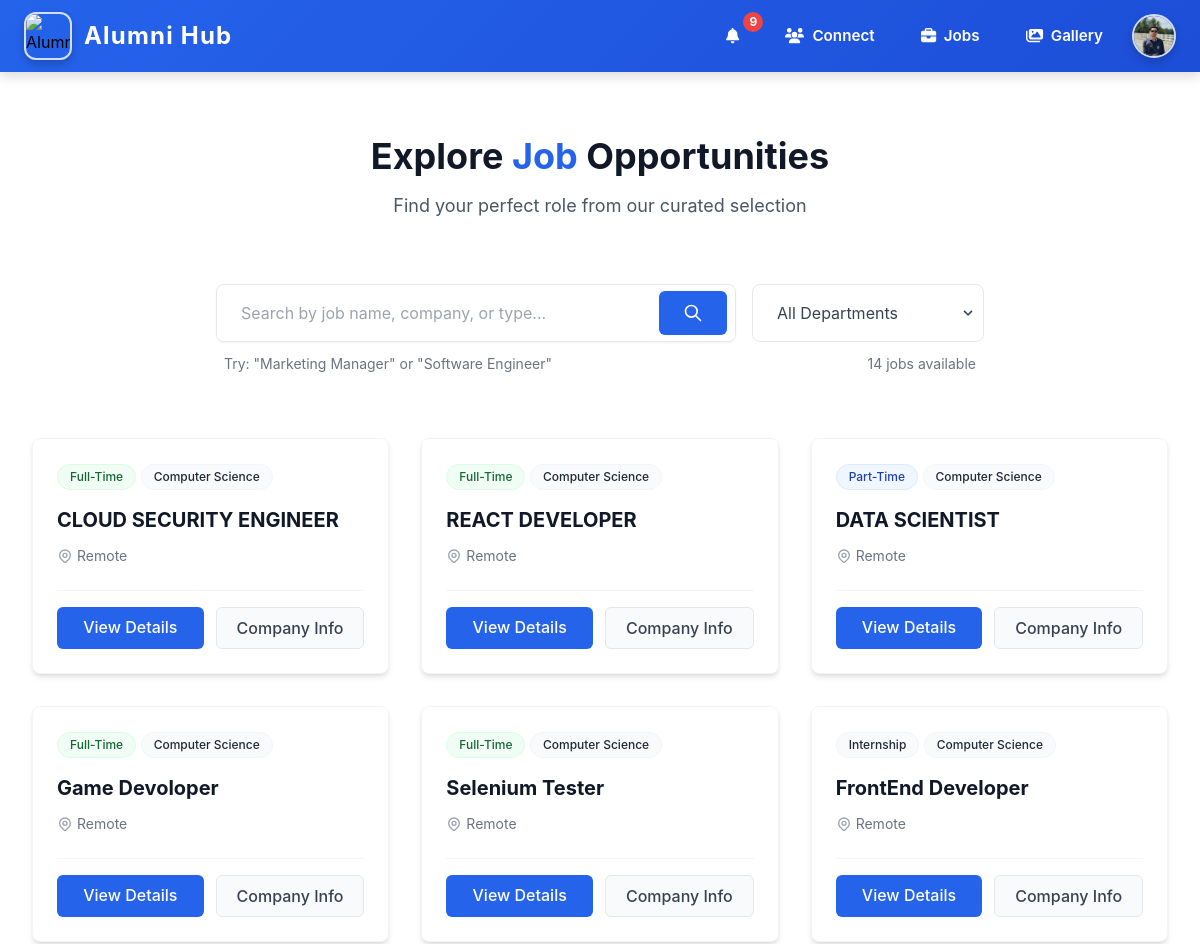
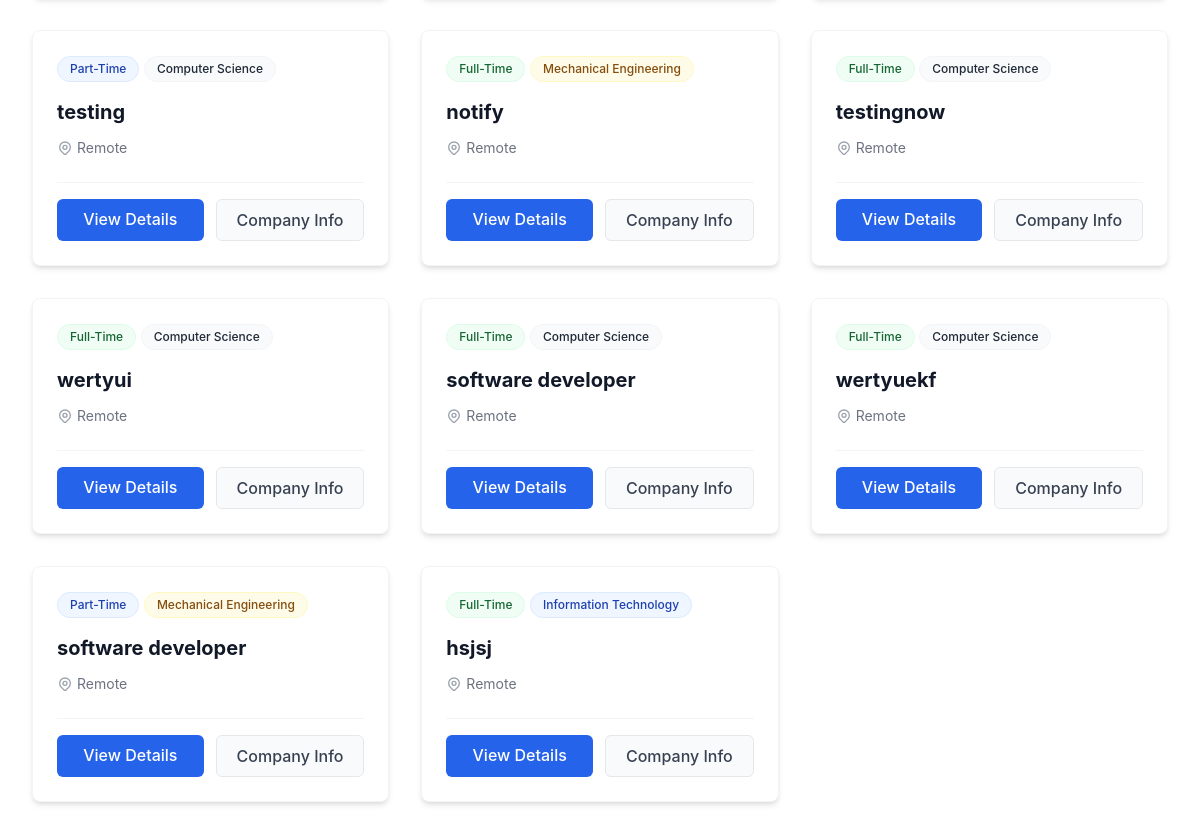
Page /jobs/ (signed in) on the committed database (2 pictures, top to bottom).
### myapp/models.py (models this page shows, shortened)
class User(AbstractUser):
    is_alumni = models.BooleanField(default=False)
    is_student = models.BooleanField(default=False)
    groups = models.ManyToManyField(Group, related_name="custom_user_groups", blank=True)
    user_permissions = models.ManyToManyField(Permission, related_name="custom_user_permissions", blank=True)

class StudentProfile(models.Model):
    user = models.OneToOneField(User, on_delete=models.CASCADE, related_name='student_profile')
    enrollment_year = models.PositiveIntegerField()
    major = models.CharField(max_length=255)
    resume = models.FileField(upload_to='resumes/', blank=True, null=True)
    profile_picture = models.ImageField(upload_to='profile_pics/', blank=True, null=True)

class JobPost(models.Model):
    job_name = models.CharField(max_length=255)
    company = models.CharField(max_length=255)
    description = models.TextField()
    job_type = models.CharField(max_length=20, choices=(
        ('FT', 'Full-Time'),
        ('PT', 'Part-Time'),
        ('IS', 'Internship'),
        ('RT', 'Remote-Job'),
    ))
    department = models.CharField(max_length=20, choices=(
        ('it', 'Information Technology'),
        ('cs', 'Computer Science'),
        ('me', 'Mechanical Engineering'),
        ('ec', 'Electronics Engineering'),
        ('ee', 'Electrical Engineering'),
    ))
    company_website = models.URLField(blank=True, null=True)
    posted_by = models.ForeignKey(User, on_delete=models.CASCADE, related_name='job_posts')  # ✅ Important
    salary = models.CharField(max_length=100, blank=True, null=True)

### myapp/views.py (the view)
# urls.py: path('jobs/',jobpost_list,name='jobpost_list'),
@login_required(login_url='signin')
def jobpost_list(request):
    query = request.GET.get("q")
    department = request.GET.get("department")
    jobs = JobPost.objects.all()
    if query:
        jobs = jobs.filter(
            Q(job_name__icontains=query) |
            Q(company_name__icontains=query) |
            Q(description__icontains=query)
        )
    if department:
        jobs = jobs.filter(department=department)
    connection_notifications = Connection.objects.filter(
        to_user=request.user,
        is_accepted=False
    )
    connection_count = connection_notifications.count()
    unread_count = 0
    if hasattr(request.user, 'student_profile'):
        unread_count = Notification.objects.filter(
            user=request.user,
            is_read=False
        ).count()
        Notification.objects.filter(
            user=request.user,
            is_read=False
        ).update(is_read=True, read_at=timezone.now())
    context = {
        'jobs': jobs,
        'connection_notifications': connection_notifications,
        'count': connection_count,
        'unread_notifications_count': unread_count,
        'current_query': query,
        'current_department': department,
    }
    return render(request, 'jobpost_list.html', context)

### myapp/context_processors.py (called while the page is built)
def notification_count(request):
    if request.user.is_authenticated:
        return {
            'unread_notification_count': Notification.objects.filter(
                user=request.user,
                is_read=False
            ).count()
        }
    return {}

### templates/jobpost_list.html (shortened to what this page needs)
{% extends "home.html" %}
{% block content %}
{% include "navbar.html" %}
<section class="py-16 bg-white">
    <div class="mx-auto max-w-screen-xl px-4 sm:px-6 lg:px-8">
        <div class="text-center mb-16">
            <h1 class="text-4xl font-bold text-gray-900 mb-4">
                Explore <span class="text-blue-600">Job</span> Opportunities
            </h1>
            <p class="text-lg text-gray-600 max-w-2xl mx-auto">
                Find your perfect role from our curated selection
            </p>
        </div>
        <div class="mb-16 max-w-3xl mx-auto">
            <form method="get" class="flex flex-col md:flex-row gap-4">
                <div class="relative flex-1 flex items-center shadow-sm rounded-lg overflow-hidden border border-gray-200 focus-within:border-blue-500 focus-within:ring-1 focus-within:ring-blue-500">
                    <input type="text" name="q" placeholder="Search by job name, company, or type..."
                        value="{{ request.GET.q }}"
                        class="w-full px-6 py-4 bg-white text-gray-900 focus:outline-none">
                    <button type="submit"
                        class="absolute right-2 px-6 py-3 bg-blue-600 text-white font-medium rounded-md hover:bg-blue-700 transition-all">
                        <svg xmlns="http://www.w3.org/2000/svg" class="h-5 w-5" fill="none" viewBox="0 0 24 24" stroke="currentColor">
                            <path stroke-linecap="round" stroke-linejoin="round" stroke-width="2" d="M21 21l-6-6m2-5a7 7 0 11-14 0 7 7 0 0114 0z" />
                        </svg>
                    </button>
                </div>
                <div class="relative">
                    <select name="department" class="appearance-none w-full px-6 py-4 bg-white border border-gray-200 rounded-lg focus:border-blue-500 focus:ring-blue-500 text-gray-700">
                        <option value="">All Departments</option>
                    </select>
                    <div class="pointer-events-none absolute inset-y-0 right-0 flex items-center px-2 text-gray-700">
                    </div>
                </div>
            </form>
            <div class="mt-3 flex justify-between text-sm text-gray-500 px-2">
                <span>Try: "Marketing Manager" or "Software Engineer"</span>
                <span>{{ jobs|length }} jobs available</span>
            </div>
        </div>
        {% if jobs %}
        <div class="grid gap-8 md:grid-cols-2 lg:grid-cols-3">
            {% for job in jobs %}
            <div class="group relative overflow-hidden bg-white rounded-lg shadow-md transition-all duration-300 p-6
                        hover:shadow-lg border border-gray-100 hover:border-blue-100">
                <span class="inline-block px-3 py-1 text-xs font-medium rounded-full
                            {% if job.job_type == 'FT' %}bg-green-50 text-green-800 border border-green-100
                            {% elif job.job_type == 'PT' %}bg-blue-50 text-blue-800 border border-blue-100
                            {% elif job.job_type == 'IN' %}bg-purple-50 text-purple-800 border border-purple-100
                            {% else %}bg-gray-50 text-gray-800 border border-gray-100{% endif %} mb-4">
                    {{ job.get_job_type_display }}
                </span>
                <span class="inline-block px-3 py-1 text-xs font-medium rounded-full
                            {% if job.department == 'it' %}bg-blue-50 text-blue-800 border border-blue-100
                            {% elif job.department == 'cs' %}bg-green-50 text-green-800 border border-green-100
                            {% elif job.department == 'me' %}bg-yellow-50 text-yellow-800 border border-yellow-100
                            {% else %}bg-gray-50 text-gray-800 border border-gray-100{% endif %} mb-4">
                    {{ job.get_department_display }}
                </span>
                <h2 class="text-xl font-bold text-gray-900 mb-2">{{ job.job_name }}</h2>
                <div class="flex items-center text-sm text-gray-500 mb-6">
                    {{ job.location|default:"Remote" }}
                </div>
                <div class="mt-auto pt-4 border-t border-gray-100">
                    <div class="flex flex-wrap gap-3">
                        {% if request.user.is_authenticated %}
                            {% if request.user.is_superuser %}
                                <a href="{% url 'delete_jobpost' job.id %}"
                                   class="flex-1 text-center bg-red-50 text-red-700 border border-red-100 font-medium px-4 py-2 rounded-md hover:bg-red-100 transition-all">
                                    Delete
                                </a>
                            {% else %}
                                <a href="{% url 'jobpost_detail' job_id=job.id %}"
                                   class="flex-1 text-center bg-blue-600 text-white font-medium px-4 py-2 rounded-md hover:bg-blue-700 transition-all">
                                    View Details
                                </a>
                                {% if job.company_website %}
                                <a href="{{ job.company_website }}" target="_blank"
                                   class="flex-1 text-center bg-gray-50 text-gray-700 border border-gray-200 font-medium px-4 py-2 rounded-md hover:bg-gray-100 transition-all">
                                    Company Info
                                </a>
                                {% endif %}
                            {% endif %}
                        {% endif %}
                    </div>
                </div>
            </div>
            {% endfor %}
        </div>
        {% endif %}
    </div>
</section>
{% endblock content %}

### templates/navbar.html (shortened to what this page needs)
</head>
<body>
  <nav class="navbar">
    <div class="navbar-container">
      <a href="{% url 'home' %}" class="navbar-logo">
        <img class="logo-image"
             src="https://encrypted-tbn0.gstatic.com/images?q=tbn:ANd9GcR6Wxo3iWcQN14Me9G9DkT4dSHTUvrpSCCp8g&s"
             alt="Alumni Hub Logo">
        <span class="logo-text">Alumni Hub</span>
      </a>
      <div id="main-menu" class="navbar-menu">
        {% if user.is_authenticated %}
          {% if user.is_superuser %}
            <a href="{% url 'admin_dashboard' %}" class="nav-link highlighted">
              <i class="fas fa-tachometer-alt"></i> Admin Dashboard
            </a>
            <form action="{% url 'signout' %}" method="post">
              {% csrf_token %}
              <button type="submit" class="nav-button">
                <i class="fas fa-sign-out-alt mr-2"></i> Sign Out
              </button>
            </form>
          {% elif user.is_student %}
            <a href="{% url 'my_notifications' %}" class="nav-link" style="position: relative;">
              <i class="fas fa-bell"></i>
              {% if unread_notifications_count > 0 %}
                <span class="absolute -top-1 -right-1 bg-red-500 text-white text-xs font-bold rounded-full h-5 w-5 flex items-center justify-center transform translate-x-1 -translate-y-1">
                {% if unread_notifications_count > 9 %}
                  9+
                {% else %}
                  {{ unread_notifications_count }}
              {% endif %}
                </span>
              {% endif %}
            </a>
            <a href="{% url 'combined_user_list' %}" class="nav-link"><i class="fas fa-users"></i> Connect</a>
            <a href="{% url 'jobpost_list' %}" class="nav-link"><i class="fas fa-briefcase"></i> Jobs</a>
            <a href="{% url 'photo_gallery' %}" class="nav-link"><i class="fas fa-images"></i> Gallery</a>
            <div class="profile-container">
              <button id="profile-btn" class="profile-button">
                {% if user.student_profile.profile_picture %}
                  <img class="profile-image" src="{{ user.student_profile.profile_picture.url }}" alt="Profile Picture">
                {% else %}
                  <img class="profile-image" src="/static/images/default_profile.png" alt="Default Profile">
                {% endif %}
              </button>
            </div>
          {% endif %}
        {% else %}
          <a href="{% url 'signin' %}" class="nav-link"><i class="fas fa-sign-in-alt"></i> Sign In</a>
          <a href="{% url 'signup' %}" class="nav-button"><i class="fas fa-user-plus mr-2"></i> Sign Up</a>
        {% endif %}
      </div>
    </div>
  </nav>

### templates/navbar.html (style rules this page uses)
body { font-family: 'Inter', sans-serif; margin: 0; padding: 0; }
.navbar { background: linear-gradient(135deg, #2563eb 0%, #1d4ed8 100%); box-shadow: 0 4px 12px rgba(0, 0, 0, 0.15); position: sticky; top: 0; z-index: 100; }
.navbar-container { max-width: 1400px; margin: 0 auto; padding: 0.75rem 1.5rem; display: flex; justify-content: space-between; align-items: center; }
.navbar-logo { display: flex; align-items: center; gap: 0.75rem; text-decoration: none; position: relative; z-index: 110; }
.logo-image { width: 3rem; height: 3rem; border-radius: 12px; border: 2px solid rgba(255, 255, 255, 0.8); box-shadow: 0 4px 8px rgba(0, 0, 0, 0.2); transition: all 0.3s ease; object-fit: cover; }
.logo-text { font-size: 1.5rem; font-weight: 700; color: white; letter-spacing: 0.05em; position: relative; display: inline-block; }
.logo-text:after { content: ''; position: absolute; width: 0; height: 2px; bottom: -2px; left: 0; background-color: white; transition: width 0.3s ease; }
.navbar-menu { display: flex; align-items: center; gap: 0.75rem; }
.nav-link { color: white; text-decoration: none; font-weight: 600; font-size: 0.95rem; padding: 0.5rem 1rem; border-radius: 8px; border: 1.5px solid transparent; transition: all 0.3s ease; display: flex; align-items: center; gap: 0.5rem; }
.profile-container { position: relative; }
.profile-button { background: transparent; border: none; padding: 0; cursor: pointer; display: flex; align-items: center; }
.profile-image { width: 2.75rem; height: 2.75rem; border-radius: 50%; border: 2px solid rgba(255, 255, 255, 0.8); box-shadow: 0 4px 8px rgba(0, 0, 0, 0.2); object-fit: cover; transition: all 0.3s ease; }

### rows in the picture
User: student_profile.profile_picture (picture)
JobPost: job_type "Full-Time", department "Computer Science", job_name "CLOUD SECURITY ENGINEER", location "Remote"
JobPost: job_type "Full-Time", department "Computer Science", job_name "REACT DEVELOPER", location "Remote"
JobPost: job_type "Part-Time", department "Computer Science", job_name "DATA SCIENTIST", location "Remote"
JobPost: job_type "Full-Time", department "Computer Science", job_name "Game Devoloper", location "Remote"
JobPost: job_type "Full-Time", department "Computer Science", job_name "Selenium Tester", location "Remote"
JobPost: job_type "Internship", department "Computer Science", job_name "FrontEnd Developer", location "Remote"
JobPost: job_type "Part-Time", department "Computer Science", job_name "testing", location "Remote"
JobPost: job_type "Full-Time", department "Mechanical Engineering", job_name "notify", location "Remote"
JobPost: job_type "Full-Time", department "Computer Science", job_name "testingnow", location "Remote"
JobPost: job_type "Full-Time", department "Computer Science", job_name "wertyui", location "Remote"
JobPost: job_type "Full-Time", department "Computer Science", job_name "software developer", location "Remote"
JobPost: job_type "Full-Time", department "Computer Science", job_name "wertyuekf", location "Remote"
JobPost: job_type "Part-Time", department "Mechanical Engineering", job_name "software developer", location "Remote"
JobPost: job_type "Full-Time", department "Information Technology", job_name "hsjsj", location "Remote"

### other values in the picture
{{ unread_notifications_count }} "9"
{{ jobs|length }} "14"
